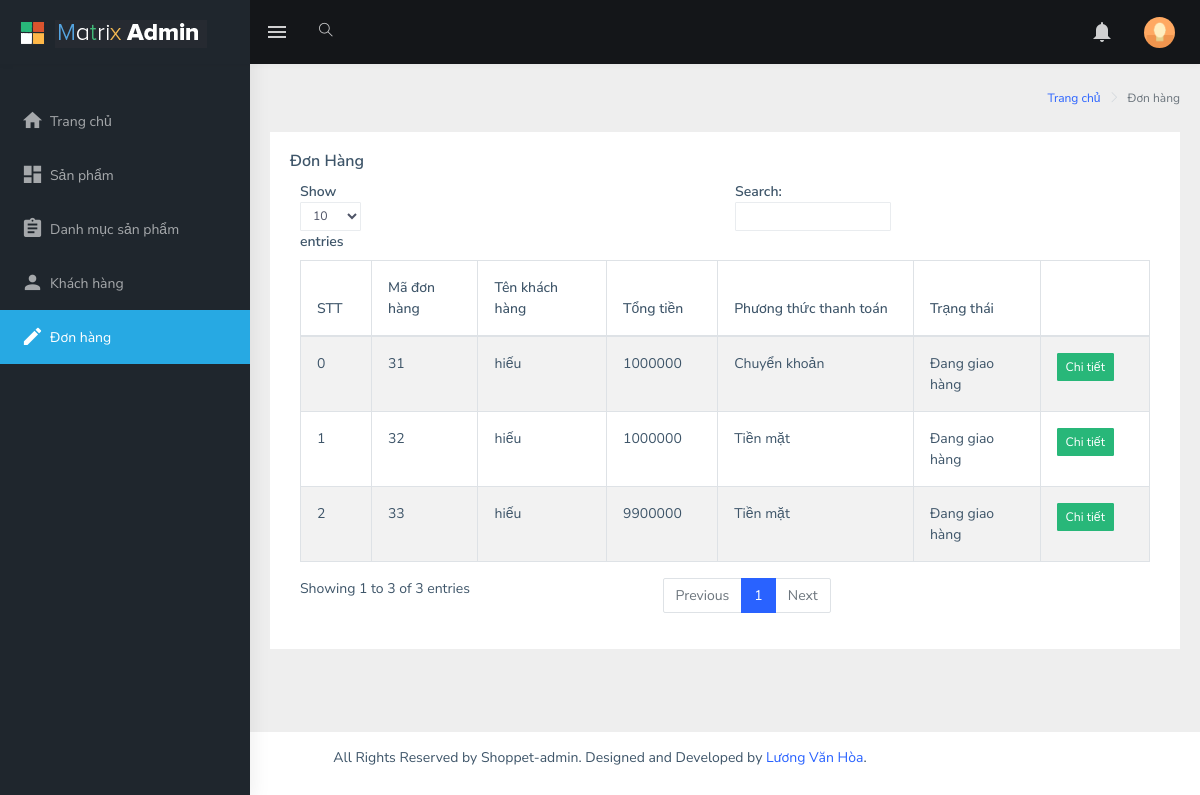
/admin/order.php (signed in), run on the app's committed database.
### tables this page shows
CREATE TABLE `don_hang` (
  `ma_dh` int(11) NOT NULL,
  `ma_kh` int(11) NOT NULL,
  `tong_tien` int(10) NOT NULL,
  `phuong_thuc_thanh_toan` varchar(255) NOT NULL,
  `ngay_lap_dh` date NOT NULL,
  `trang_thai` tinyint(2) NOT NULL
);

CREATE TABLE `khach_hang` (
  `ma_kh` int(11) NOT NULL,
  `ten_khach_hang` varchar(50) DEFAULT NULL,
  `ngay_sinh` date DEFAULT NULL,
  `gioi_tinh` tinyint(2) DEFAULT NULL,
  `dia_chi` varchar(100) DEFAULT NULL,
  `so_dien_thoai` varchar(11) DEFAULT NULL,
  `email` varchar(255) NOT NULL
);

### admin/controllers/c_order.php (called while the page is built, shortened)
<?php
include_once("../admin/models/m_order.php");
class c_order
{
    public function order()
    {
        $m_order = new m_order();
        $list_order = $m_order->select_order();
        include_once "templates/layout.php";
    }
}

### admin/order.php (called while the page is built, shortened)
<?php
include_once "controllers/c_order.php";
$order = new c_order();
$order->order();
?>

### admin/models/database.php (called while the page is built, shortened)
<?php
class database{
    protected $pdo = NULL;
    protected $sql = '';
    public function __construct() {
        try
        {
            $this->pdo = new PDO('mysql:host=localhost; dbname=php_shoppet','root','');
            $this->pdo->query('set names "utf8"');
        }
        catch(PDOException $ex )
        {
            die($ex->getMessage());
        }
    }
    public function setQuery($sql) {
        $this->sql = $sql;
    }
    public function execute($options=array()) {
        $this->sta = $this->pdo->prepare($this->sql);
        $this->sta->execute();
        return $this->sta;
    }
    public function loadAllRows($options=array()) {
        if(!$options) {
            if(!$result = $this->execute())
                return false;
        }
        else {
            if(!$result = $this->execute($options))
                return false;
        }
        return $result->fetchAll(PDO::FETCH_OBJ);
    }
}
?>

### admin/models/m_order.php (called while the page is built, shortened)
<?php
require_once "database.php";
class m_order extends database {
    public function select_order() {
        $sql = "select * from don_hang
                inner join khach_hang
                on don_hang.ma_kh = khach_hang.ma_kh";
        return $this->loadAllRows();
    }
}
?>

### admin/views/order/v_order.php (the view, shortened to what this page needs)
<div class="page-wrapper">
    <div class="page-breadcrumb">
        <div class="row">
            <div class="col-12 d-flex no-block align-items-center">
                <div class="ml-auto text-right">
                    <nav aria-label="breadcrumb">
                        <ol class="breadcrumb">
                            <li class="breadcrumb-item"><a href="#">Trang chủ</a></li>
                            <li class="breadcrumb-item active" aria-current="page">Đơn hàng</li>
                        </ol>
                    </nav>
                </div>
            </div>
        </div>
    </div>
    <div class="container-fluid">
        <div class="row">
            <div class="col-12">
                <div class="card">
                    <div class="card-body">
                        <h5 class="card-title">Đơn Hàng</h5>
                        <div class="table-responsive">
                            <table id="zero_config" class="table table-striped table-bordered">
                                <thead>
                                    <tr>
                                        <th>STT</th>
                                        <th>Mã đơn hàng</th>
                                        <th>Tên khách hàng</th>
                                        <th>Tổng tiền</th>
                                        <th>Phương thức thanh toán</th>
                                        <th>Trạng thái</th>
                                        <th></th>
                                    </tr>
                                </thead>
                                <tbody>
                                    <?php
                                    foreach ($list_order as $key => $value) {
                                        if ($value->phuong_thuc_thanh_toan == 0) {
                                            $phuong_thuc_thanh_toan = "Tiền mặt";
                                        } elseif ($value->phuong_thuc_thanh_toan == 1) {
                                            $phuong_thuc_thanh_toan = "Chuyển khoản";
                                        }
                                        if ($value->trang_thai == 0) {
                                            $trang_thai = "Chờ xác nhận";
                                        } else if ($value->trang_thai == 1) {
                                            $trang_thai = "Đang giao hàng";
                                        } else if ($value->trang_thai == 2) {
                                            $trang_thai = "Giao hàng thành công";
                                        }else {
                                            $trang_thai = "Đã hủy";
                                        }
                                        ?>
                                        <tr>
                                            <td>
                                                <?php echo $key; ?>
                                            </td>
                                            <td>
                                                <?php echo $value->ma_dh; ?>
                                            </td>
                                            <td>
                                                <?php echo $value->ten_khach_hang; ?>
                                            </td>
                                            <td>
                                                <?php echo $value->tong_tien; ?>
                                            </td>
                                            <td>
                                                <?php echo $phuong_thuc_thanh_toan; ?>
                                            </td>
                                            <td>
                                                <?php echo $trang_thai; ?>
                                            </td>
                                            <td>
                                                <form action="update_order.php" method="POST">
                                                    <button type="button" class="btn btn-success btn-sm"
                                                        onclick="window.location.href='order_details.php?ma_dh=<?php echo $value->ma_dh; ?>'">Chi
                                                        tiết</button>
                                                </form>
                                            </td>
                                        </tr>
                                    <?php } ?>
                                </tbody>
                            </table>
                        </div>
                    </div>
                </div>
            </div>
        </div>
    </div>
</div>

### data on the page
don_hang: key "0", ma_dh "31", khach_hang.ten_khach_hang "hiếu", tong_tien "1000000", phuong_thuc_thanh_toan "Chuyển khoản", trang_thai "Đang giao hàng"
don_hang: key "1", ma_dh "32", khach_hang.ten_khach_hang "hiếu", tong_tien "1000000", phuong_thuc_thanh_toan "Tiền mặt", trang_thai "Đang giao hàng"
don_hang: key "2", ma_dh "33", khach_hang.ten_khach_hang "hiếu", tong_tien "9900000", phuong_thuc_thanh_toan "Tiền mặt", trang_thai "Đang giao hàng"
